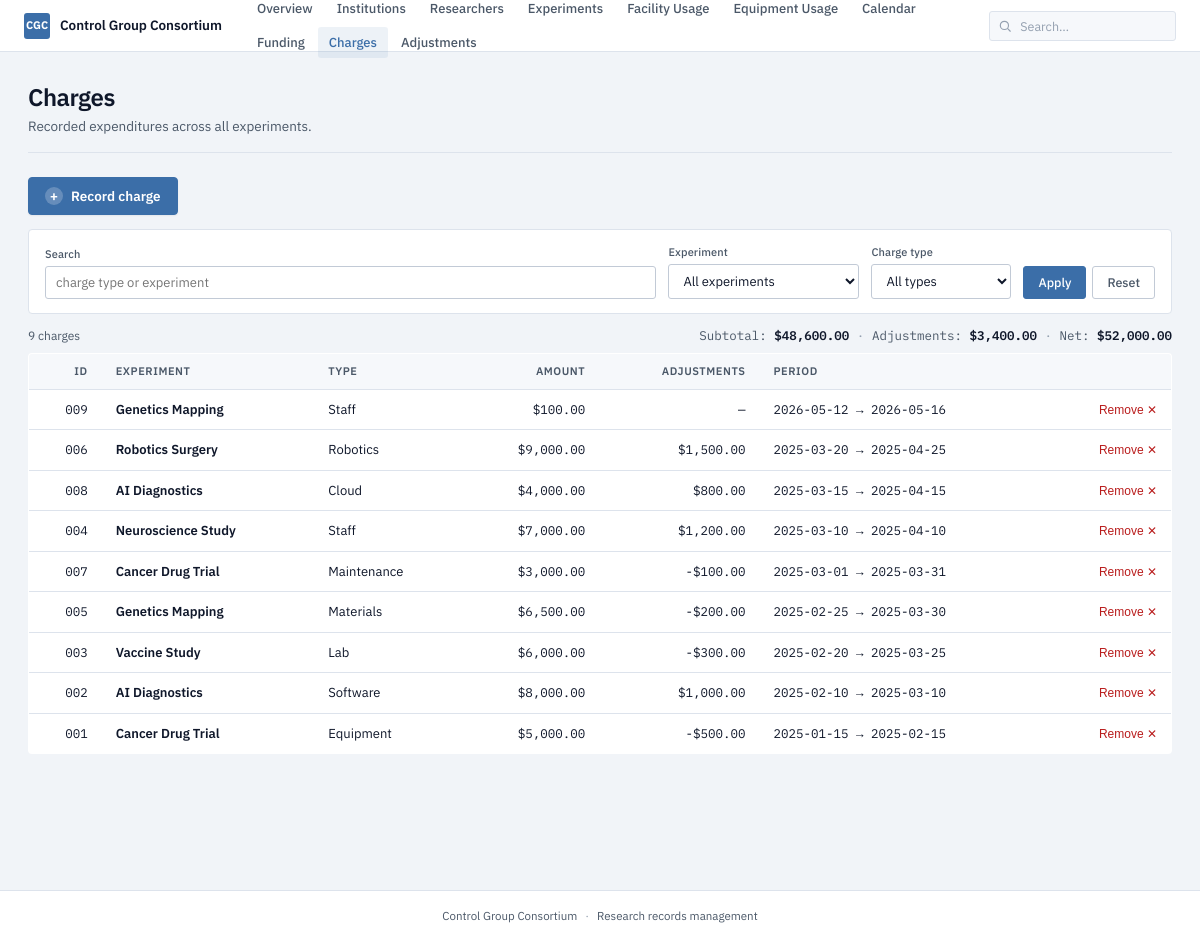
The app's page /charges with its own data.
### tables this page shows
CREATE TABLE charge (
    chargeId INTEGER PRIMARY KEY,
    experimentId INTEGER NOT NULL,
    chargeAmount INTEGER NOT NULL,
    startDate TEXT NOT NULL,
    endDate TEXT NOT NULL,
    chargeType TEXT NOT NULL,
    FOREIGN KEY (experimentId) REFERENCES experiment(experimentId)
);

CREATE TABLE experiment (
    experimentId INTEGER PRIMARY KEY,
    name TEXT NOT NULL,
    startDate TEXT NOT NULL,
    endDate TEXT NOT NULL,
    description TEXT NOT NULL
);

### app.py (the view)
@app.route("/charges")
def charges():
    exp_filter = request.args.get("experiment", "").strip()
    type_filter = request.args.get("type", "").strip()
    search = request.args.get("q", "").strip()
    sql = """
        SELECT c.chargeId, c.chargeAmount, c.chargeType, c.startDate, c.endDate,
               e.experimentId, e.name AS experimentName,
               (SELECT COALESCE(SUM(amount), 0) FROM charge_adjustment WHERE chargeId = c.chargeId) AS adjustments_total
        FROM charge c
        JOIN experiment e ON c.experimentId = e.experimentId
        WHERE 1=1
    """
    params = []
    if exp_filter:
        sql += " AND e.experimentId = ?"
        params.append(exp_filter)
    if type_filter:
        sql += " AND c.chargeType = ?"
        params.append(type_filter)
    if search:
        sql += " AND (c.chargeType LIKE ? OR e.name LIKE ?)"
        params.extend([f"%{search}%", f"%{search}%"])
    sql += " ORDER BY c.startDate DESC"
    rows = query(sql, tuple(params))
    experiments_list = query("SELECT experimentId, name FROM experiment ORDER BY name")
    types = [r["chargeType"] for r in query(
        "SELECT DISTINCT chargeType FROM charge ORDER BY chargeType"
    )]
    total = sum(r["chargeAmount"] for r in rows)
    total_adj = sum(r["adjustments_total"] for r in rows)
    return render_template(
        "charges.html",
        charges=rows,
        experiments=experiments_list,
        types=types,
        exp_filter=exp_filter,
        type_filter=type_filter,
        search=search,
        total=total,
        total_adj=total_adj,
    )

### app.py (called while the page is built)
def get_db() -> sqlite3.Connection:
    if "db" not in g:
        g.db = sqlite3.connect(DATABASE)
        g.db.row_factory = sqlite3.Row
        g.db.execute("PRAGMA foreign_keys = ON")
    return g.db

def query(sql: str, params: tuple = ()) -> list:
    return get_db().execute(sql, params).fetchall()

@app.template_filter("money")
def money(value):
    try:
        v = float(value)
    except (TypeError, ValueError):
        return value
    sign = "-" if v < 0 else ""
    return f"{sign}${abs(v):,.2f}"

### templates/charges.html (shortened to what this page needs)
{% extends "base.html" %}
{% block content %}
<header class="page-head">
  <h1 class="page-title">Charges</h1>
  <p class="page-sub">Recorded expenditures across all experiments.</p>
</header>
<div class="action-bar">
  <a href="{{ url_for('charge_new') }}" class="btn-add">
    <span class="btn-add-symbol">+</span>
    Record charge
  </a>
</div>
<form class="filter-bar" method="get">
  <label class="field field-grow">
    <span class="field-label">Search</span>
    <input type="text" name="q" value="{{ search }}" placeholder="charge type or experiment" autocomplete="off">
  </label>
  <label class="field">
    <span class="field-label">Experiment</span>
    <select name="experiment">
      <option value="">All experiments</option>
    </select>
  </label>
  <label class="field">
    <span class="field-label">Charge type</span>
    <select name="type">
      <option value="">All types</option>
    </select>
  </label>
  <div class="filter-actions">
    <button type="submit" class="btn btn-primary">Apply</button>
    <a href="{{ url_for('charges') }}" class="btn btn-ghost">Reset</a>
  </div>
</form>
<div class="result-bar">
  <span class="result-count">
    {{ charges|length }} {{ "charge" if charges|length == 1 else "charges" }}
  </span>
  <span class="result-totals mono">
    Subtotal: <strong>{{ total|money }}</strong>
    <span class="dot">·</span>
    Adjustments: <strong>{{ total_adj|money }}</strong>
    <span class="dot">·</span>
    Net: <strong>{{ (total + total_adj)|money }}</strong>
  </span>
</div>
{% if charges %}
<table class="data-table">
  <thead>
    <tr>
      <th class="num">ID</th>
      <th>Experiment</th>
      <th>Type</th>
      <th class="num">Amount</th>
      <th class="num">Adjustments</th>
      <th>Period</th>
      <th></th>
    </tr>
  </thead>
  <tbody>
    {% for c in charges %}
    <tr>
      <td class="num mono">{{ "%03d"|format(c.chargeId) }}</td>
      <td>
        <a href="{{ url_for('experiment_detail', exp_id=c.experimentId) }}" class="link-quiet">
          <span class="cell-strong">{{ c.experimentName }}</span>
        </a>
      </td>
      <td>{{ c.chargeType }}</td>
      <td class="num mono">{{ c.chargeAmount|money }}</td>
      <td class="num mono mute">{{ c.adjustments_total|money if c.adjustments_total else "—" }}</td>
      <td class="mono mute">{{ c.startDate }} → {{ c.endDate }}</td>
      <td class="row-action">
        <form action="{{ url_for('charge_delete', charge_id=c.chargeId) }}" method="post"
              onsubmit="return confirm('Remove charge №{{ c.chargeId }}? Adjustments tied to it will also be removed.');"
              style="display: inline;">
          <button type="submit" class="link-arrow link-arrow-danger">Remove ✕</button>
        </form>
      </td>
    </tr>
    {% endfor %}
  </tbody>
</table>
{% else %}
  <p class="empty">No charges match.</p>
{% endif %}
{% endblock %}

### records on screen
charge: chargeId "009", experimentName "Genetics Mapping", chargeType "Staff", chargeAmount "$100.00", adjustments_total "—", startDate "2026-05-12", endDate "2026-05-16"
charge: chargeId "006", experimentName "Robotics Surgery", chargeType "Robotics", chargeAmount "$9,000.00", adjustments_total "$1,500.00", startDate "2025-03-20", endDate "2025-04-25"
charge: chargeId "008", experimentName "AI Diagnostics", chargeType "Cloud", chargeAmount "$4,000.00", adjustments_total "$800.00", startDate "2025-03-15", endDate "2025-04-15"
charge: chargeId "004", experimentName "Neuroscience Study", chargeType "Staff", chargeAmount "$7,000.00", adjustments_total "$1,200.00", startDate "2025-03-10", endDate "2025-04-10"
charge: chargeId "007", experimentName "Cancer Drug Trial", chargeType "Maintenance", chargeAmount "$3,000.00", adjustments_total "-$100.00", startDate "2025-03-01", endDate "2025-03-31"
charge: chargeId "005", experimentName "Genetics Mapping", chargeType "Materials", chargeAmount "$6,500.00", adjustments_total "-$200.00", startDate "2025-02-25", endDate "2025-03-30"
charge: chargeId "003", experimentName "Vaccine Study", chargeType "Lab", chargeAmount "$6,000.00", adjustments_total "-$300.00", startDate "2025-02-20", endDate "2025-03-25"
charge: chargeId "002", experimentName "AI Diagnostics", chargeType "Software", chargeAmount "$8,000.00", adjustments_total "$1,000.00", startDate "2025-02-10", endDate "2025-03-10"
charge: chargeId "001", experimentName "Cancer Drug Trial", chargeType "Equipment", chargeAmount "$5,000.00", adjustments_total "-$500.00", startDate "2025-01-15", endDate "2025-02-15"

### other values on screen
{{ charges|length }} "9"
{{ "charge" if charges|length == 1 else "charges" }} "charges"
{{ total|money }} "$48,600.00"
{{ total_adj|money }} "$3,400.00"
{{ (total + total_adj)|money }} "$52,000.00"
